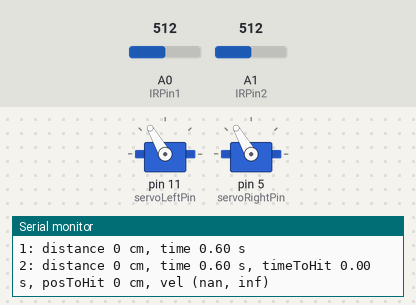
Simulated run of this sketch. Board: Arduino Uno, built with avr-gcc and run on an emulated ATmega328P. Shown: 2 × servo, the last lines printed to the serial monitor. The inputs (shaded band) are chosen by the test bench; at power-on: A1 (IRPin2) = 512, A0 (IRPin1) = 512.

Above: at 1.2 s.
1.3 s: A1 (IRPin2) set to 306
At 3.0 s:
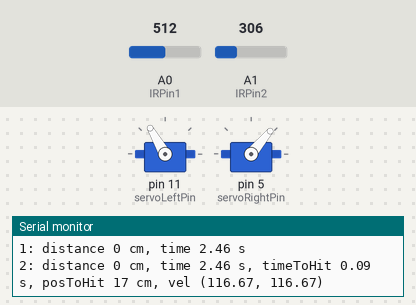
4.3 s: A0 (IRPin1) set to 716
7.3 s: A1 (IRPin2) set to 511
At 8.01 s:
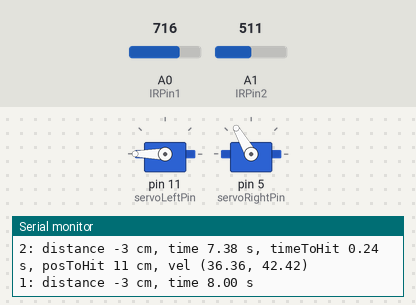
10.3 s: A0 (IRPin1) set to 122
11.9 s: A0 (IRPin1) set to 0
At 13.8 s:
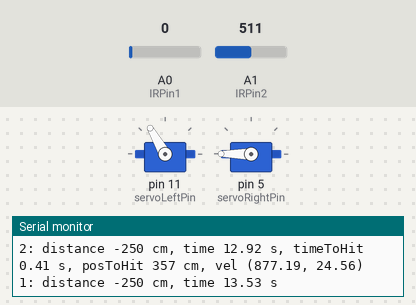
14.9 s: A0 (IRPin1) set to 306
At 16.41 s:
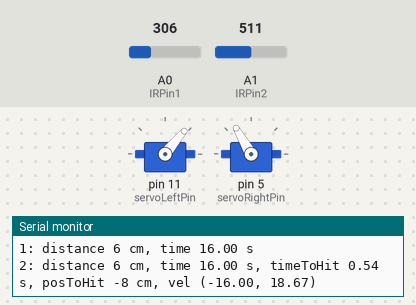
Timing chart, 0 to 20.4 s (numbered marks = the images above; inputs shaded):
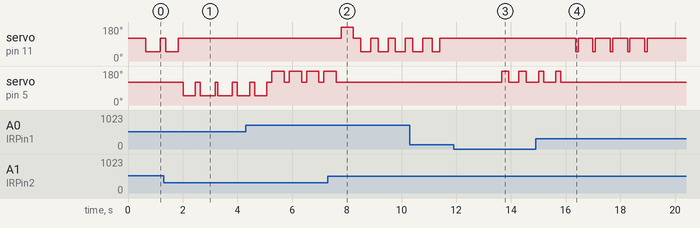

The sketch:

Servo.ino
```cpp
//sudo chmod a+rw /dev/ttyACM0
#include <Arduino_FreeRTOS.h>
#include <Servo.h>
#include <Arduino.h>

// ***** Variables y constantes generales de utilidad *****
const int IRPin2 = A1;
const int IRPin1 = A0;

const int servoLeftPin = 11;
const int servoRightPin = 5;

Servo servoLeft;
Servo servoRight;
long duration;
int initialAngle = 120;

// Ancho del escenario según los sensores infrarrojos
int stageLength = 28;

TaskHandle_t TaskSensor1;
TaskHandle_t TaskSensor2;
TaskHandle_t TaskServo;

// ***** Funciones de utilidad *****

// Retorna el tiempo en segundos desde que inició el programa
double clock() {
  return (double)(xTaskGetTickCount() * (1000 / configTICK_RATE_HZ)) / 1000.0d;
}

// Mide la distancia utilizando un promedio de 40 mediciones a lo largo de 800ms
// Automáticamente compensa los 10cm extra que se le deben agregar a los sensores infrarrojos
int loops = 40;
double medirDistancia(int IRPin) {
  int result = 0;
  for (int i = 0; i < loops; i++) {
    result += analogRead(IRPin);
    vTaskDelay(pdMS_TO_TICKS(20));
  }
  double prom = result / loops;
  double distance = 4800.0d / ((double)prom - 20.0d);
  return distance - 10;
}

// ***** Estado del predictor *****

// Según la predicción, en qué X va a terminar la pelota, y en qué tiempo (según clock()) va a llegar a esa X
int flipperPos = 0;
double flipperTime = -100;

// ***** Tasks *****

// Si la distancia medida por un sensor es menor al ancho del escenario, significa que un objeto (la pelota)
// ha pasado enfrente. Se registra la X y el tiempo en las variables dadas.
int registeredDistance1 = 47;
double registeredAt1 = 0;
void TaskReadSensor1(void *pvParameters) {
  for (;;) {
    int distance = medirDistancia(IRPin1);
    if (distance < stageLength) {
      registeredDistance1 = distance;
      registeredAt1 = clock();
      Serial.print("1: distance ");
      Serial.print(registeredDistance1);
      Serial.print(" cm, time ");
      Serial.print(registeredAt1);
      Serial.println(" s");
    }
    vTaskDelay(pdMS_TO_TICKS(1));
  }
}

int registeredDistance2 = 47;
double registeredAt2 = 0;
void TaskReadSensor2(void *pvParameters) {
  for (;;) {
    // Compensación por diferencias de fábrica entre el sensor superior y el inferior
    int distance = medirDistancia(IRPin2) * 31 / 29;
    if (distance < stageLength) {
      registeredDistance2 = distance;
      registeredAt2 = clock();

      // Velocidad calculada según el movimiento rectilíneo uniforme
      double xvel = (double)(registeredDistance2 - registeredDistance1) / (registeredAt2 - registeredAt1);
      // La distancia entre ambos sensores es 7cm
      double yvel = 7.0d / (registeredAt2 - registeredAt1);

      // La distancia de los sensores a las paletas es 10cm
      double flipperTimeOffset = 10 / yvel;

      flipperTime = clock() + flipperTimeOffset;
      flipperPos = (double)registeredDistance2 + xvel * flipperTimeOffset;

      Serial.print("2: distance ");
      Serial.print(registeredDistance1);
      Serial.print(" cm, time ");
      Serial.print(registeredAt1);
      Serial.print(" s, timeToHit ");
      Serial.print(flipperTimeOffset);
      Serial.print(" s, posToHit ");
      Serial.print(flipperPos);
      Serial.print(" cm, ");
      Serial.print("vel (");
      Serial.print(xvel);
      Serial.print(", ");
      Serial.print(yvel);
      Serial.println(")");
    }
    vTaskDelay(pdMS_TO_TICKS(1));
  }
}

double stageSectionLength = (double)stageLength / 4.0d;
void TaskControlServo(void *pvParameters) {
  for (;;) {
    double currentTime = clock();
    // La posición central de las paletas en 120 grados. Se mueve 70 grados a cada dirección para realizar los golpes
    // Se dan 0.5 segundos de golpe a las paletas
    if (flipperPos < stageSectionLength && currentTime - flipperTime > 0 && currentTime - flipperTime < 0.5) {
      moverServoLeft(120 - 70);
    } else if (flipperPos >= stageSectionLength && flipperPos < stageSectionLength*2 && currentTime - flipperTime > 0 && currentTime - flipperTime < 0.5) {
      moverServoLeft(120 + 70);
    } else {
      moverServoLeft(120);
    }
    if (flipperPos >= stageSectionLength*2 && flipperPos < stageSectionLength*3 && currentTime - flipperTime > 0 && currentTime - flipperTime < 0.5) {
      moverServoRight(120 - 70);
    } else if (flipperPos >= stageSectionLength*3 && currentTime - flipperTime > 0 && currentTime - flipperTime < 0.5) {
      moverServoRight(120 + 70);
    } else {
      moverServoRight(120);
    }
    vTaskDelay(pdMS_TO_TICKS(100));
  }
}

// ***** Movilidad de los Servo *****

void moverServoLeft(int nuevoAngulo) {
  int currentAngle = servoLeft.read();
  if (currentAngle != nuevoAngulo) {
      servoLeft.write(nuevoAngulo);
  }
}

void moverServoRight(int nuevoAngulo) {
  int currentAngle = servoRight.read();
  if (currentAngle != nuevoAngulo) {
      servoRight.write(nuevoAngulo);
  }
}

// ***** Task para depuración *****

void TaskPrinter(void *pvParameters) {
  for (;;) {
    // Completamente informativo
    // Serial.print("position: ");
    // Serial.print(flipperPos);
    // Serial.print(" cm, ");
    // Serial.print("time to hit: ");
    // Serial.print(flipperTime);
    // Serial.print(" s, ");
    // Serial.print("angle: ");
    // Serial.print(currentAngle);
    // Serial.println(" degrees");
    vTaskDelay(pdMS_TO_TICKS(500));
  }
}

void setup() {
  Serial.begin(9600);

  pinMode(IRPin1, INPUT);
  pinMode(IRPin2, INPUT);

  servoLeft.attach(servoLeftPin);
  servoRight.attach(servoRightPin);

  xTaskCreate(TaskReadSensor1, "Read Sensor 1", 128, NULL, 1, &TaskSensor1);
  xTaskCreate(TaskReadSensor2, "Read Sensor 2", 128, NULL, 1, &TaskSensor2);
  xTaskCreate(TaskControlServo, "Control Servo", 128, NULL, 1, &TaskServo);
  xTaskCreate(TaskPrinter, "Printer", 128, NULL, 1, NULL);
}

void loop() {}
```

Measured:
- after the input at 1.3 s, servo on pin 11 (servoLeftPin): goes on until 1.8 s, then stays 120°; servo on pin 5 (servoRightPin): goes 50° 0.45 s, 120° 0.18 s, 50° 0.54 s, 120° 0.09 s, 50° 0.54 s, 120° 0.18 s, then 50°, starting after 0.71 s
- after the input at 7.3 s, servo on pin 11 (servoLeftPin): 120° → 180° after 0.49 s, then repeats every 0.63 s: 120° 0.27 s, 50° 0.36 s; servo on pin 5 (servoRightPin): goes on until 7.6 s, then stays 120°
- after the input at 11.9 s, servo on pin 5 (servoRightPin): alternates 180° for 0.27 s and 120° for 0.36 s, starting after 1.8 s
- after the input at 14.9 s, servo on pin 11 (servoLeftPin): alternates 120° for 0.54 s and 50° for 0.09 s, 10 changes in all, then stays 120°, starting after 1.5 s; servo on pin 5 (servoRightPin): goes on until 15.8 s, then stays 120°
